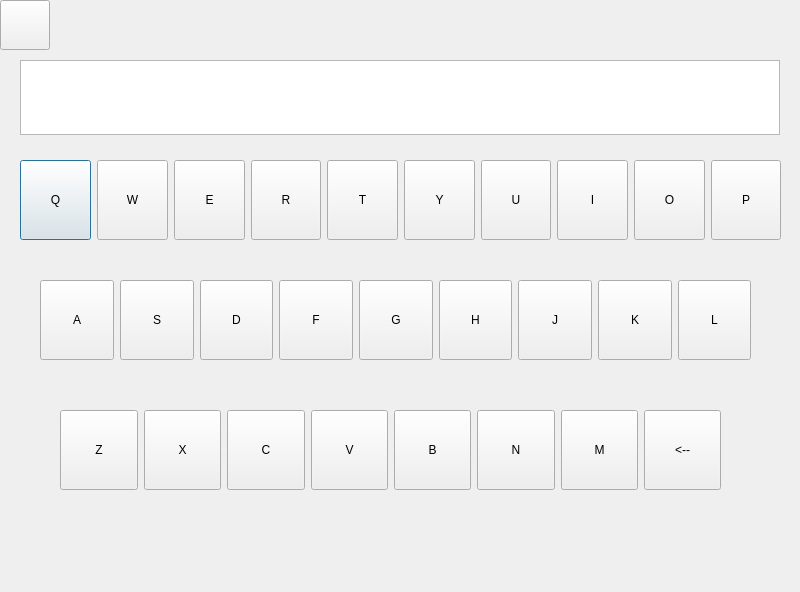
<?xml version="1.0" encoding="UTF-8"?>
<ui version="4.0">
 <class>Softkeyboard</class>
 <widget class="QDialog" name="Softkeyboard">
  <property name="geometry">
   <rect>
    <x>0</x>
    <y>0</y>
    <width>800</width>
    <height>592</height>
   </rect>
  </property>
  <property name="windowTitle">
   <string>Soft keyboard</string>
  </property>
  <widget class="QWidget" name="horizontalLayoutWidget">
   <property name="geometry">
    <rect>
     <x>20</x>
     <y>160</y>
     <width>761</width>
     <height>80</height>
    </rect>
   </property>
   <layout class="QHBoxLayout" name="horizontalLayout">
    <item>
     <widget class="QPushButton" name="bt_q">
      <property name="sizePolicy">
       <sizepolicy hsizetype="Minimum" vsizetype="Minimum">
        <horstretch>0</horstretch>
        <verstretch>0</verstretch>
       </sizepolicy>
      </property>
      <property name="text">
       <string>Q</string>
      </property>
     </widget>
    </item>
    <item>
     <widget class="QPushButton" name="bt_w">
      <property name="sizePolicy">
       <sizepolicy hsizetype="Minimum" vsizetype="Preferred">
        <horstretch>0</horstretch>
        <verstretch>0</verstretch>
       </sizepolicy>
      </property>
      <property name="text">
       <string>W</string>
      </property>
     </widget>
    </item>
    <item>
     <widget class="QPushButton" name="bt_e">
      <property name="sizePolicy">
       <sizepolicy hsizetype="Minimum" vsizetype="Preferred">
        <horstretch>0</horstretch>
        <verstretch>0</verstretch>
       </sizepolicy>
      </property>
      <property name="text">
       <string>E</string>
      </property>
     </widget>
    </item>
    <item>
     <widget class="QPushButton" name="bt_r">
      <property name="sizePolicy">
       <sizepolicy hsizetype="Minimum" vsizetype="Preferred">
        <horstretch>0</horstretch>
        <verstretch>0</verstretch>
       </sizepolicy>
      </property>
      <property name="text">
       <string>R</string>
      </property>
     </widget>
    </item>
    <item>
     <widget class="QPushButton" name="bt_t">
      <property name="sizePolicy">
       <sizepolicy hsizetype="Minimum" vsizetype="Preferred">
        <horstretch>0</horstretch>
        <verstretch>0</verstretch>
       </sizepolicy>
      </property>
      <property name="text">
       <string>T</string>
      </property>
     </widget>
    </item>
    <item>
     <widget class="QPushButton" name="bt_y">
      <property name="sizePolicy">
       <sizepolicy hsizetype="Minimum" vsizetype="Preferred">
        <horstretch>0</horstretch>
        <verstretch>0</verstretch>
       </sizepolicy>
      </property>
      <property name="text">
       <string>Y</string>
      </property>
     </widget>
    </item>
    <item>
     <widget class="QPushButton" name="bt_u">
      <property name="sizePolicy">
       <sizepolicy hsizetype="Minimum" vsizetype="Preferred">
        <horstretch>0</horstretch>
        <verstretch>0</verstretch>
       </sizepolicy>
      </property>
      <property name="text">
       <string>U</string>
      </property>
     </widget>
    </item>
    <item>
     <widget class="QPushButton" name="bt_i">
      <property name="sizePolicy">
       <sizepolicy hsizetype="Minimum" vsizetype="Preferred">
        <horstretch>0</horstretch>
        <verstretch>0</verstretch>
       </sizepolicy>
      </property>
      <property name="text">
       <string>I</string>
      </property>
     </widget>
    </item>
    <item>
     <widget class="QPushButton" name="bt_o">
      <property name="sizePolicy">
       <sizepolicy hsizetype="Minimum" vsizetype="Preferred">
        <horstretch>0</horstretch>
        <verstretch>0</verstretch>
       </sizepolicy>
      </property>
      <property name="text">
       <string>O</string>
      </property>
     </widget>
    </item>
    <item>
     <widget class="QPushButton" name="bt_p">
      <property name="sizePolicy">
       <sizepolicy hsizetype="Minimum" vsizetype="Preferred">
        <horstretch>0</horstretch>
        <verstretch>0</verstretch>
       </sizepolicy>
      </property>
      <property name="text">
       <string>P</string>
      </property>
     </widget>
    </item>
   </layout>
  </widget>
  <widget class="QWidget" name="horizontalLayoutWidget_2">
   <property name="geometry">
    <rect>
     <x>40</x>
     <y>280</y>
     <width>711</width>
     <height>80</height>
    </rect>
   </property>
   <layout class="QHBoxLayout" name="horizontalLayout_2">
    <item>
     <widget class="QPushButton" name="bt_a">
      <property name="sizePolicy">
       <sizepolicy hsizetype="Minimum" vsizetype="Minimum">
        <horstretch>0</horstretch>
        <verstretch>0</verstretch>
       </sizepolicy>
      </property>
      <property name="text">
       <string>A</string>
      </property>
     </widget>
    </item>
    <item>
     <widget class="QPushButton" name="bt_s">
      <property name="sizePolicy">
       <sizepolicy hsizetype="Minimum" vsizetype="Minimum">
        <horstretch>0</horstretch>
        <verstretch>0</verstretch>
       </sizepolicy>
      </property>
      <property name="text">
       <string>S</string>
      </property>
     </widget>
    </item>
    <item>
     <widget class="QPushButton" name="bt_d">
      <property name="sizePolicy">
       <sizepolicy hsizetype="Minimum" vsizetype="Minimum">
        <horstretch>0</horstretch>
        <verstretch>0</verstretch>
       </sizepolicy>
      </property>
      <property name="text">
       <string>D</string>
      </property>
     </widget>
    </item>
    <item>
     <widget class="QPushButton" name="bt_f">
      <property name="sizePolicy">
       <sizepolicy hsizetype="Minimum" vsizetype="Minimum">
        <horstretch>0</horstretch>
        <verstretch>0</verstretch>
       </sizepolicy>
      </property>
      <property name="text">
       <string>F</string>
      </property>
     </widget>
    </item>
    <item>
     <widget class="QPushButton" name="bt_g">
      <property name="sizePolicy">
       <sizepolicy hsizetype="Minimum" vsizetype="Minimum">
        <horstretch>0</horstretch>
        <verstretch>0</verstretch>
       </sizepolicy>
      </property>
      <property name="text">
       <string>G</string>
      </property>
     </widget>
    </item>
    <item>
     <widget class="QPushButton" name="bt_h">
      <property name="sizePolicy">
       <sizepolicy hsizetype="Minimum" vsizetype="Minimum">
        <horstretch>0</horstretch>
        <verstretch>0</verstretch>
       </sizepolicy>
      </property>
      <property name="text">
       <string>H</string>
      </property>
     </widget>
    </item>
    <item>
     <widget class="QPushButton" name="bt_j">
      <property name="sizePolicy">
       <sizepolicy hsizetype="Minimum" vsizetype="Minimum">
        <horstretch>0</horstretch>
        <verstretch>0</verstretch>
       </sizepolicy>
      </property>
      <property name="text">
       <string>J</string>
      </property>
     </widget>
    </item>
    <item>
     <widget class="QPushButton" name="bt_k">
      <property name="sizePolicy">
       <sizepolicy hsizetype="Minimum" vsizetype="Minimum">
        <horstretch>0</horstretch>
        <verstretch>0</verstretch>
       </sizepolicy>
      </property>
      <property name="text">
       <string>K</string>
      </property>
     </widget>
    </item>
    <item>
     <widget class="QPushButton" name="bt_l">
      <property name="sizePolicy">
       <sizepolicy hsizetype="Minimum" vsizetype="Minimum">
        <horstretch>0</horstretch>
        <verstretch>0</verstretch>
       </sizepolicy>
      </property>
      <property name="text">
       <string>L</string>
      </property>
     </widget>
    </item>
   </layout>
  </widget>
  <widget class="QTextEdit" name="textEdit">
   <property name="geometry">
    <rect>
     <x>20</x>
     <y>60</y>
     <width>760</width>
     <height>75</height>
    </rect>
   </property>
   <property name="styleSheet">
    <string notr="true">font: 57 italic 16pt &quot;Ubuntu&quot;;
color: qlineargradient(spread:pad, x1:0, y1:0, x2:1, y2:0, stop:0 rgba(255, 0, 0, 255), stop:0.166 rgba(255, 255, 0, 255), stop:0.333 rgba(0, 255, 0, 255), stop:0.5 rgba(0, 255, 255, 255), stop:0.666 rgba(0, 0, 255, 255), stop:0.833 rgba(255, 0, 255, 255), stop:1 rgba(255, 0, 0, 255));</string>
   </property>
  </widget>
  <widget class="QWidget" name="horizontalLayoutWidget_3">
   <property name="geometry">
    <rect>
     <x>60</x>
     <y>410</y>
     <width>661</width>
     <height>80</height>
    </rect>
   </property>
   <layout class="QHBoxLayout" name="horizontalLayout_3">
    <item>
     <widget class="QPushButton" name="bt_z">
      <property name="sizePolicy">
       <sizepolicy hsizetype="Minimum" vsizetype="Minimum">
        <horstretch>0</horstretch>
        <verstretch>0</verstretch>
       </sizepolicy>
      </property>
      <property name="text">
       <string>Z</string>
      </property>
     </widget>
    </item>
    <item>
     <widget class="QPushButton" name="bt_x">
      <property name="sizePolicy">
       <sizepolicy hsizetype="Minimum" vsizetype="Minimum">
        <horstretch>0</horstretch>
        <verstretch>0</verstretch>
       </sizepolicy>
      </property>
      <property name="text">
       <string>X</string>
      </property>
     </widget>
    </item>
    <item>
     <widget class="QPushButton" name="bt_c">
      <property name="sizePolicy">
       <sizepolicy hsizetype="Minimum" vsizetype="Minimum">
        <horstretch>0</horstretch>
        <verstretch>0</verstretch>
       </sizepolicy>
      </property>
      <property name="text">
       <string>C</string>
      </property>
     </widget>
    </item>
    <item>
     <widget class="QPushButton" name="bt_v">
      <property name="sizePolicy">
       <sizepolicy hsizetype="Minimum" vsizetype="Minimum">
        <horstretch>0</horstretch>
        <verstretch>0</verstretch>
       </sizepolicy>
      </property>
      <property name="text">
       <string>V</string>
      </property>
     </widget>
    </item>
    <item>
     <widget class="QPushButton" name="bt_b">
      <property name="sizePolicy">
       <sizepolicy hsizetype="Minimum" vsizetype="Minimum">
        <horstretch>0</horstretch>
        <verstretch>0</verstretch>
       </sizepolicy>
      </property>
      <property name="text">
       <string>B</string>
      </property>
     </widget>
    </item>
    <item>
     <widget class="QPushButton" name="bt_n">
      <property name="sizePolicy">
       <sizepolicy hsizetype="Minimum" vsizetype="Minimum">
        <horstretch>0</horstretch>
        <verstretch>0</verstretch>
       </sizepolicy>
      </property>
      <property name="text">
       <string>N</string>
      </property>
     </widget>
    </item>
    <item>
     <widget class="QPushButton" name="bt_m">
      <property name="sizePolicy">
       <sizepolicy hsizetype="Minimum" vsizetype="Minimum">
        <horstretch>0</horstretch>
        <verstretch>0</verstretch>
       </sizepolicy>
      </property>
      <property name="text">
       <string>M</string>
      </property>
     </widget>
    </item>
    <item>
     <widget class="QPushButton" name="bt_delete">
      <property name="sizePolicy">
       <sizepolicy hsizetype="Minimum" vsizetype="Minimum">
        <horstretch>0</horstretch>
        <verstretch>0</verstretch>
       </sizepolicy>
      </property>
      <property name="text">
       <string>&lt;--</string>
      </property>
     </widget>
    </item>
   </layout>
  </widget>
  <widget class="QPushButton" name="bt_quit_softkeyboard">
   <property name="geometry">
    <rect>
     <x>0</x>
     <y>0</y>
     <width>50</width>
     <height>50</height>
    </rect>
   </property>
   <property name="text">
    <string/>
   </property>
  </widget>
 </widget>
 <resources/>
 <connections/>
</ui>
